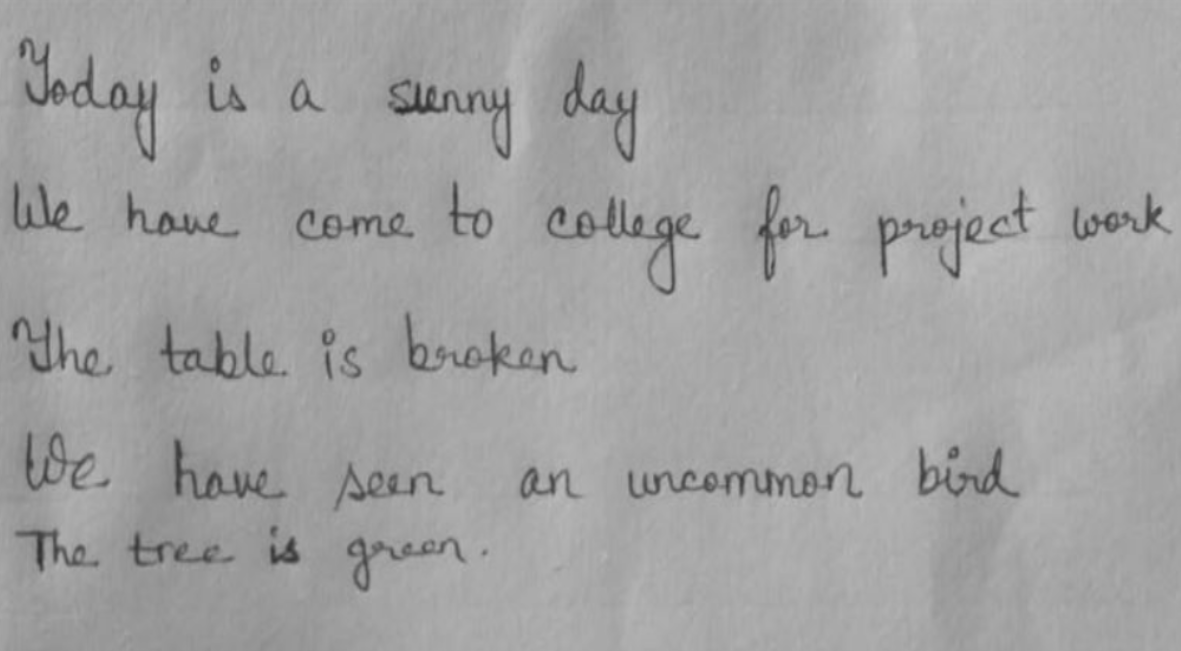
#> input picture grayscale.jpg, 1181 x 651 px
$ python Pressure.py
#> lines starting #> are read from the running program, lines starting #| are printed output that depends on the picture; after the words box and inside, x2 and y2 are one past the last pixel; in counts of white or black regions, pixels touching at a corner belong together; long printed decimals are rounded
import cv2
img = cv2.imread(r'grayscale.jpg',0)
#> img is the input picture: shape (651, 1181); min 44, max 193, mean 162
imS = cv2.resize(img, (960, 540))

blur = cv2.GaussianBlur(img,(5,5),0)
ret3,th3 = cv2.threshold(blur,0,255,cv2.THRESH_BINARY+cv2.THRESH_OTSU)
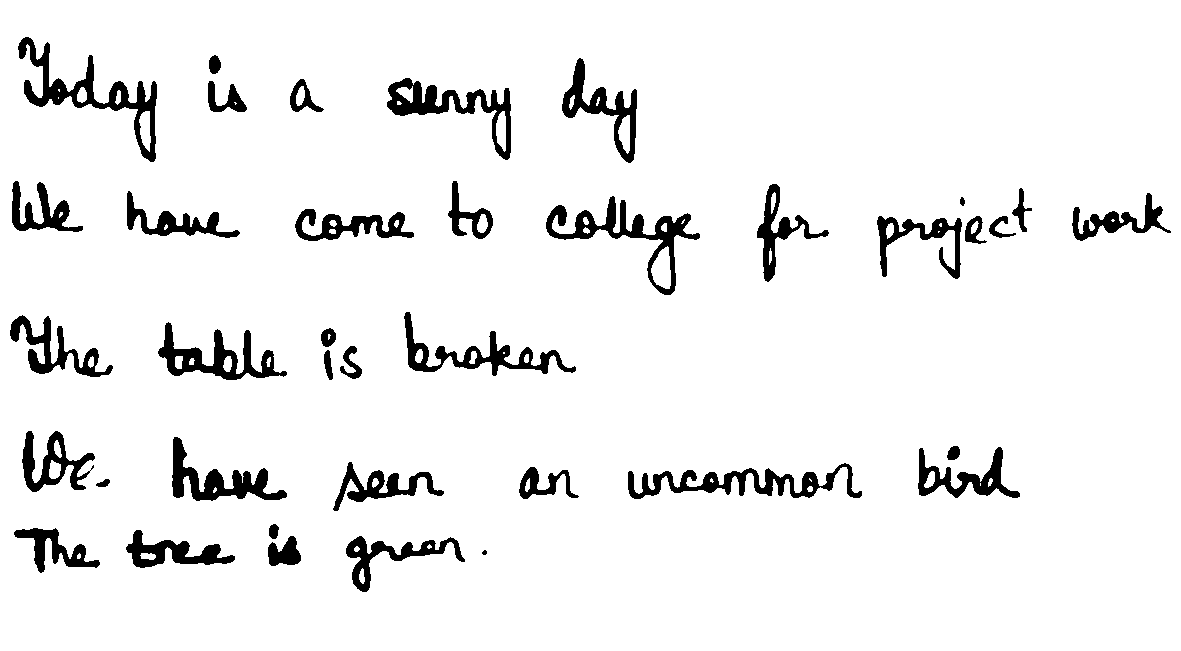
#> th3: shape (651, 1181); 93.7% white; 38 black regions (1 under 20 px), largest, box (x1, y1, x2, y2) and area: (18, 37, 157, 162) 3435, (546, 196, 700, 295) 3084, (628, 463, 862, 499) 2944
#> ret3 = 139


#Applying Gaussian Threshold
th4 = cv2.adaptiveThreshold(img,255,cv2.ADAPTIVE_THRESH_GAUSSIAN_C, cv2.THRESH_BINARY,71,11)
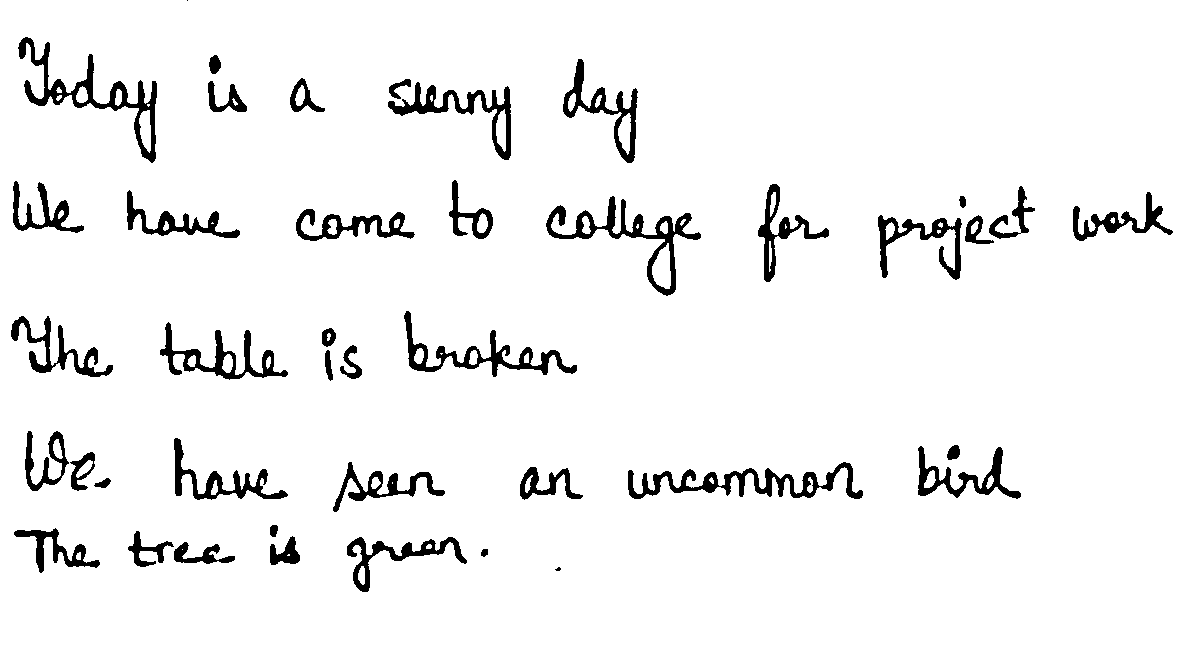
#> th4: shape (651, 1181); 94.7% white; 42 black regions (2 under 20 px), largest, box (x1, y1, x2, y2) and area: (18, 37, 157, 163) 2889, (628, 462, 863, 499) 2765, (546, 196, 701, 296) 2683


row=th3.shape[0]
#> row = 651
col=th3.shape[1]
#> col = 1181


print("====== By Otsu Threshhold ======")
# Find pixel intensity

intesity_count=0.0
pixel_count=0
for i in range(row):
     for j in range(col):
        if th3[i,j]==0:
            pixel_count +=1
            intesity_count += img[i,j]
#> after the loop, intesity_count = 5352199; pixel_count = 48329

print(pixel_count,intesity_count)
#| 48329 5352199.0
print(intesity_count/pixel_count)
#| 110.745


row=th4.shape[0]
col=th4.shape[1]

print("====== By Adaptive Threshhold ======")
# Find pixel intensity

intesity_count=0.0
pixel_count=0
for i in range(row):
     for j in range(col):
        if th3[i,j]==0:
            pixel_count +=1
            intesity_count += img[i,j]
#> after the loop, intesity_count = 5352199; pixel_count = 48329

print(pixel_count,intesity_count)
#| 48329 5352199.0
print(intesity_count/pixel_count)
#| 110.745
